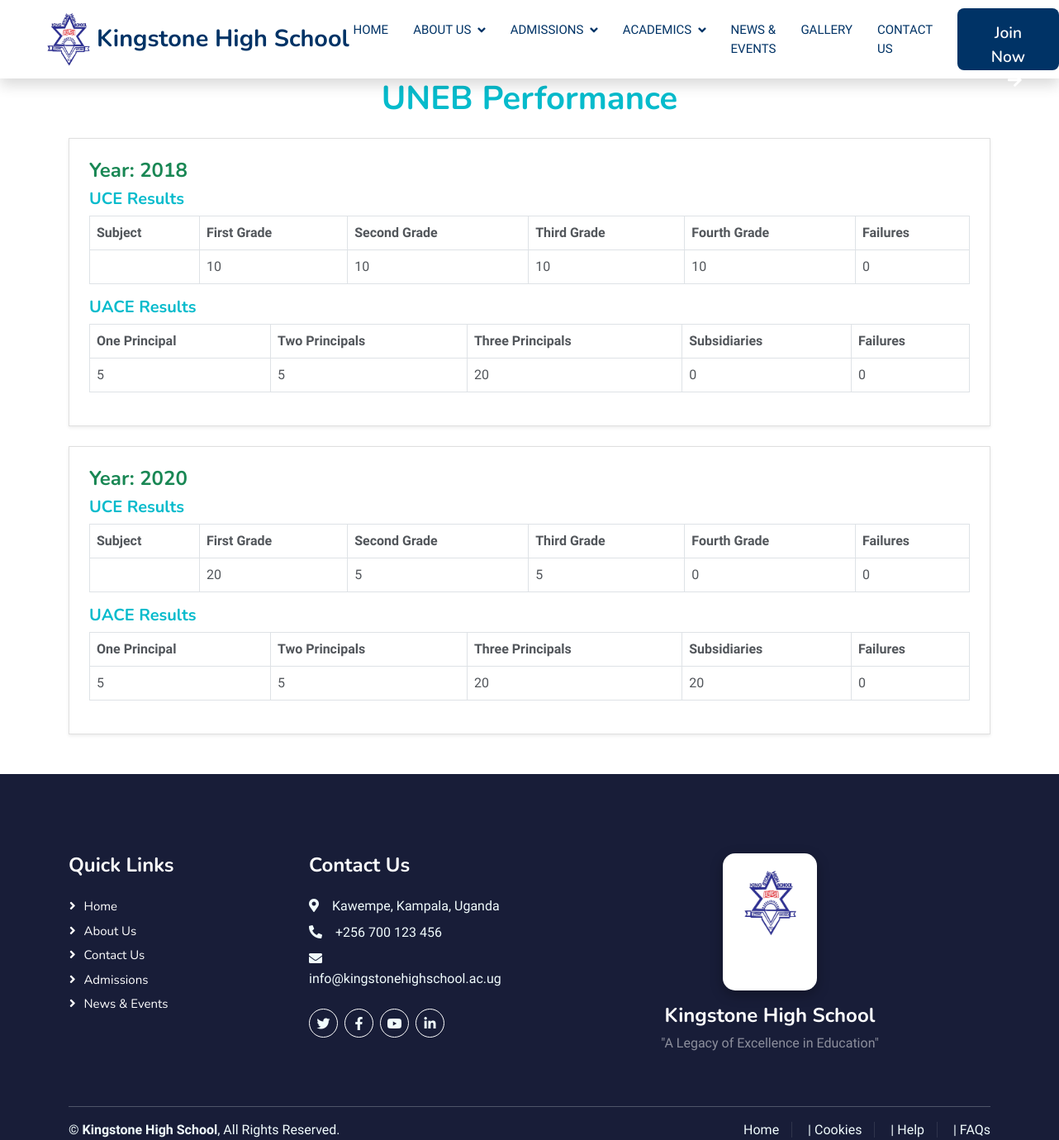
The page /Uneb_performance/ on the database its author committed.
### schoolapp/models.py (models this page shows, shortened)
class UNEBPerformance(models.Model):
    year = models.PositiveIntegerField(unique=True)

class UCEPerformance(models.Model):
    uneb_performance = models.ForeignKey(UNEBPerformance, on_delete=models.CASCADE, related_name='uce_performance',  default=1 )
    number_of_students = models.PositiveIntegerField(default=0)
    first_grade = models.PositiveIntegerField(default=0)
    second_grade = models.PositiveIntegerField(default=0)
    third_grade = models.PositiveIntegerField(default=0)
    fourth_grade = models.PositiveIntegerField(default=0)
    failures = models.PositiveIntegerField(default=0)

class UACEPerformance(models.Model):
    uneb_performance = models.ForeignKey(UNEBPerformance, on_delete=models.CASCADE, related_name='uace_performance', default=1 )
    number_of_students = models.PositiveIntegerField(default=0)
    three_principals = models.PositiveIntegerField(default=0)
    two_principals = models.PositiveIntegerField(default=0)
    one_principal = models.PositiveIntegerField(default=0)
    subsidiaries = models.PositiveIntegerField(default=0)
    failures = models.PositiveIntegerField(default=0)

### schoolapp/views.py (the view)
# urls.py: path('Uneb_performance/', Uneb_performance, name='Uneb_performance'),
def Uneb_performance(request):
    performances = UNEBPerformance.objects.prefetch_related('uce_performance', 'uace_performance').all()
    return render(request, 'uneb_performance.html', {'performances': performances})

### templates/Uneb_performance.html (shortened to what this page needs)
{% extends 'base.html' %}
{% load static %}
{% block content %}
<div class="container">
    <h1 class="text-center text-primary mb-4 wow fadeInUp">UNEB Performance</h1>
    {% for record in performances %}
    <div class="card mb-4 shadow-sm p-4 wow fadeInUp" data-wow-delay="0.{{ forloop.counter }}s">
        <h4 class="text-success">Year: {{ record.year }}</h4>
        <h5 class="text-primary">UCE Results</h5>
        <div class="table-responsive">
            <table class="table table-bordered">
                <thead>
                    <tr>
                        <th>Subject</th>
                        <th>First Grade</th>
                        <th>Second Grade</th>
                        <th>Third Grade</th>
                        <th>Fourth Grade</th>
                        <th>Failures</th>
                    </tr>
                </thead>
                <tbody>
                    {% for result in record.uce_performance.all %}
                        <tr>
                            <td>{{ result.subject }}</td>
                            <td>{{ result.first_grade }}</td>
                            <td>{{ result.second_grade }}</td>
                            <td>{{ result.third_grade }}</td>
                            <td>{{ result.fourth_grade }}</td>
                            <td>{{ result.failures }}</td>
                        </tr>
                    {% endfor %}
                </tbody>
            </table>
        </div>
        <h5 class="text-primary">UACE Results</h5>
        <div class="table-responsive">
            <table class="table table-bordered">
                <thead>
                    <tr>
                        <th>One Principal</th>
                        <th>Two Principals</th>
                        <th>Three Principals</th>
                        <th>Subsidiaries</th>
                        <th>Failures</th>
                    </tr>
                </thead>
                <tbody>
                    {% for result in record.uace_performance.all %}
                        <tr>
                            <td>{{ result.one_principal }}</td>
                            <td>{{ result.two_principals }}</td>
                            <td>{{ result.three_principals }}</td>
                            <td>{{ result.subsidiaries }}</td>
                            <td>{{ result.failures }}</td>
                        </tr>
                    {% endfor %}
                </tbody>
            </table>
        </div>
    </div>
{% endfor %}
</div>
{% endblock %}

### static/css/style.css (style rules this page uses)
:root { --primary: #06BBCC; --light: #F0FBFC; --dark: #181d38; }

### rows shown on the page
UNEBPerformance: year "2018"
UCEPerformance: first_grade "10", second_grade "10", third_grade "10", fourth_grade "10", failures "0"
UACEPerformance: one_principal "5", two_principals "5", three_principals "20", subsidiaries "0", failures "0"
UNEBPerformance: year "2020"
UCEPerformance: first_grade "20", second_grade "5", third_grade "5", fourth_grade "0", failures "0"
UACEPerformance: one_principal "5", two_principals "5", three_principals "20", subsidiaries "20", failures "0"
